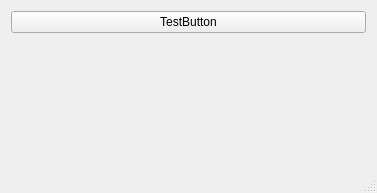
<?xml version="1.0" encoding="UTF-8"?>
<ui version="4.0">
 <class>MainWindow</class>
 <widget class="QMainWindow" name="MainWindow">
  <property name="geometry">
   <rect>
    <x>0</x>
    <y>0</y>
    <width>377</width>
    <height>193</height>
   </rect>
  </property>
  <property name="windowTitle">
   <string>Hello, World!</string>
  </property>
  <widget class="QWidget" name="centralWidget">
   <layout class="QVBoxLayout" name="verticalLayout">
    <item>
     <widget class="QPushButton" name="pushButton">
      <property name="text">
       <string>TestButton</string>
      </property>
     </widget>
    </item>
    <item>
     <widget class="ChessieGraphicWidget" name="graphicWidget" native="true"/>
    </item>
   </layout>
  </widget>
  <widget class="QStatusBar" name="statusBar"/>
 </widget>
 <layoutdefault spacing="6" margin="11"/>
 <customwidgets>
  <customwidget>
   <class>ChessieGraphicWidget</class>
   <extends>QWidget</extends>
   <header>ChessieGraphicWidget/ChessieGraphicWidget.h</header>
   <container>1</container>
  </customwidget>
 </customwidgets>
 <resources/>
 <connections/>
</ui>
